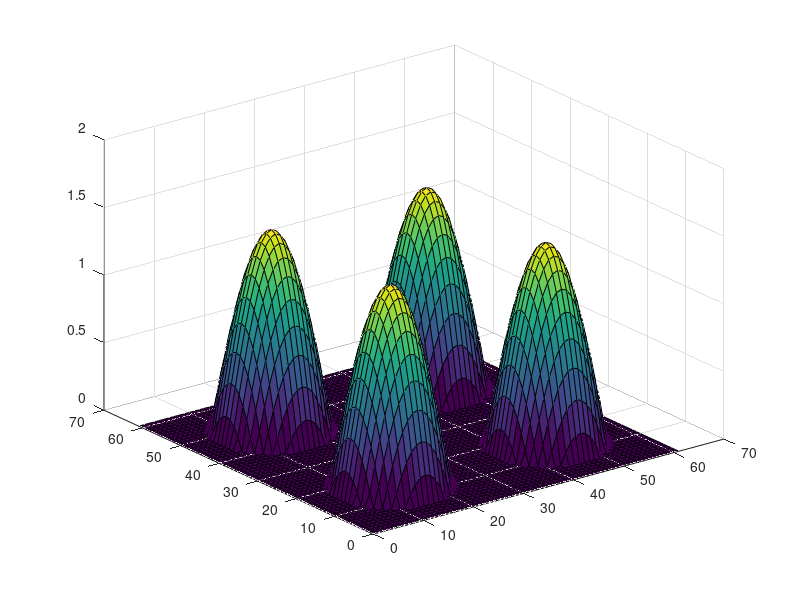

Recreate this plot in MATLAB.
[X, Y] = meshgrid(-15:1:15);

% Mateixa funcio que a l'exercici anterior
F = 2*cos(sqrt(X.*X + Y.*Y)/(2*pi));

F = F*1.5/2;

F2 = repmat(F, 2, 2);

[X2, Y2] = meshgrid(0:1:61);

F2(F2 < 0) = 0;

surf(X2,Y2,F2);